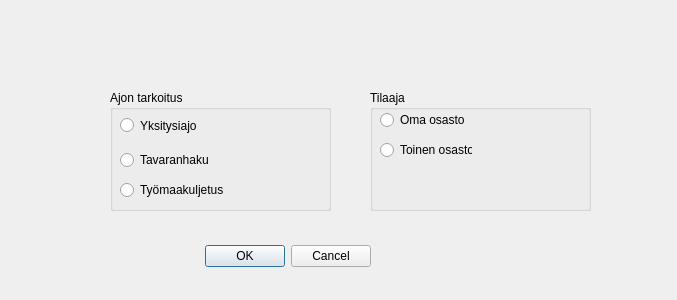
<?xml version="1.0" encoding="UTF-8"?>
<ui version="4.0">
 <class>Dialog</class>
 <widget class="QDialog" name="Dialog">
  <property name="geometry">
   <rect>
    <x>0</x>
    <y>0</y>
    <width>677</width>
    <height>300</height>
   </rect>
  </property>
  <property name="windowTitle">
   <string>Dialog</string>
  </property>
  <widget class="QDialogButtonBox" name="buttonBox">
   <property name="geometry">
    <rect>
     <x>30</x>
     <y>240</y>
     <width>341</width>
     <height>32</height>
    </rect>
   </property>
   <property name="orientation">
    <enum>Qt::Orientation::Horizontal</enum>
   </property>
   <property name="standardButtons">
    <set>QDialogButtonBox::StandardButton::Cancel|QDialogButtonBox::StandardButton::Ok</set>
   </property>
  </widget>
  <widget class="QGroupBox" name="groupBox">
   <property name="geometry">
    <rect>
     <x>110</x>
     <y>90</y>
     <width>221</width>
     <height>121</height>
    </rect>
   </property>
   <property name="title">
    <string>Ajon tarkoitus</string>
   </property>
   <widget class="QRadioButton" name="radioButton">
    <property name="geometry">
     <rect>
      <x>10</x>
      <y>20</y>
      <width>92</width>
      <height>31</height>
     </rect>
    </property>
    <property name="text">
     <string>Yksitysiajo</string>
    </property>
   </widget>
   <widget class="QRadioButton" name="radioButton_2">
    <property name="geometry">
     <rect>
      <x>10</x>
      <y>60</y>
      <width>92</width>
      <height>20</height>
     </rect>
    </property>
    <property name="text">
     <string>Tavaranhaku</string>
    </property>
   </widget>
   <widget class="QRadioButton" name="radioButton_3">
    <property name="geometry">
     <rect>
      <x>10</x>
      <y>90</y>
      <width>131</width>
      <height>20</height>
     </rect>
    </property>
    <property name="text">
     <string>Työmaakuljetus</string>
    </property>
   </widget>
  </widget>
  <widget class="QGroupBox" name="groupBox_2">
   <property name="geometry">
    <rect>
     <x>370</x>
     <y>90</y>
     <width>221</width>
     <height>121</height>
    </rect>
   </property>
   <property name="title">
    <string>Tilaaja</string>
   </property>
   <widget class="QRadioButton" name="radioButton_4">
    <property name="geometry">
     <rect>
      <x>10</x>
      <y>20</y>
      <width>92</width>
      <height>20</height>
     </rect>
    </property>
    <property name="text">
     <string>Oma osasto</string>
    </property>
   </widget>
   <widget class="QRadioButton" name="radioButton_5">
    <property name="geometry">
     <rect>
      <x>10</x>
      <y>50</y>
      <width>92</width>
      <height>20</height>
     </rect>
    </property>
    <property name="text">
     <string>Toinen osasto</string>
    </property>
   </widget>
  </widget>
 </widget>
 <resources/>
 <connections>
  <connection>
   <sender>buttonBox</sender>
   <signal>accepted()</signal>
   <receiver>Dialog</receiver>
   <slot>accept()</slot>
   <hints>
    <hint type="sourcelabel">
     <x>248</x>
     <y>254</y>
    </hint>
    <hint type="destinationlabel">
     <x>157</x>
     <y>274</y>
    </hint>
   </hints>
  </connection>
  <connection>
   <sender>buttonBox</sender>
   <signal>rejected()</signal>
   <receiver>Dialog</receiver>
   <slot>reject()</slot>
   <hints>
    <hint type="sourcelabel">
     <x>316</x>
     <y>260</y>
    </hint>
    <hint type="destinationlabel">
     <x>286</x>
     <y>274</y>
    </hint>
   </hints>
  </connection>
 </connections>
</ui>
